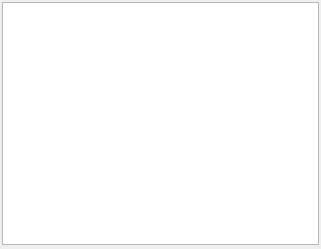
<?xml version="1.0" encoding="UTF-8"?>
<ui version="4.0">
 <class>StatisticsWindow</class>
 <widget class="QDialog" name="StatisticsWindow">
  <property name="geometry">
   <rect>
    <x>0</x>
    <y>0</y>
    <width>321</width>
    <height>249</height>
   </rect>
  </property>
  <property name="sizePolicy">
   <sizepolicy hsizetype="MinimumExpanding" vsizetype="MinimumExpanding">
    <horstretch>0</horstretch>
    <verstretch>0</verstretch>
   </sizepolicy>
  </property>
  <property name="minimumSize">
   <size>
    <width>300</width>
    <height>200</height>
   </size>
  </property>
  <property name="maximumSize">
   <size>
    <width>900</width>
    <height>700</height>
   </size>
  </property>
  <property name="windowTitle">
   <string>Dialog</string>
  </property>
  <property name="windowIcon">
   <iconset resource="res.qrc">
    <normaloff>:/ICONS/STATISTIC.ico</normaloff>:/ICONS/STATISTIC.ico</iconset>
  </property>
  <widget class="QWidget" name="verticalLayoutWidget">
   <property name="geometry">
    <rect>
     <x>0</x>
     <y>0</y>
     <width>321</width>
     <height>247</height>
    </rect>
   </property>
   <layout class="QVBoxLayout" name="mainLayout">
    <property name="spacing">
     <number>2</number>
    </property>
    <property name="sizeConstraint">
     <enum>QLayout::SetDefaultConstraint</enum>
    </property>
    <property name="leftMargin">
     <number>2</number>
    </property>
    <property name="topMargin">
     <number>2</number>
    </property>
    <property name="rightMargin">
     <number>2</number>
    </property>
    <property name="bottomMargin">
     <number>2</number>
    </property>
    <item>
     <widget class="QTableView" name="tableView">
      <property name="font">
       <font>
        <family>Courier New</family>
        <pointsize>10</pointsize>
       </font>
      </property>
     </widget>
    </item>
   </layout>
  </widget>
 </widget>
 <resources>
  <include location="res.qrc"/>
 </resources>
 <connections/>
</ui>
